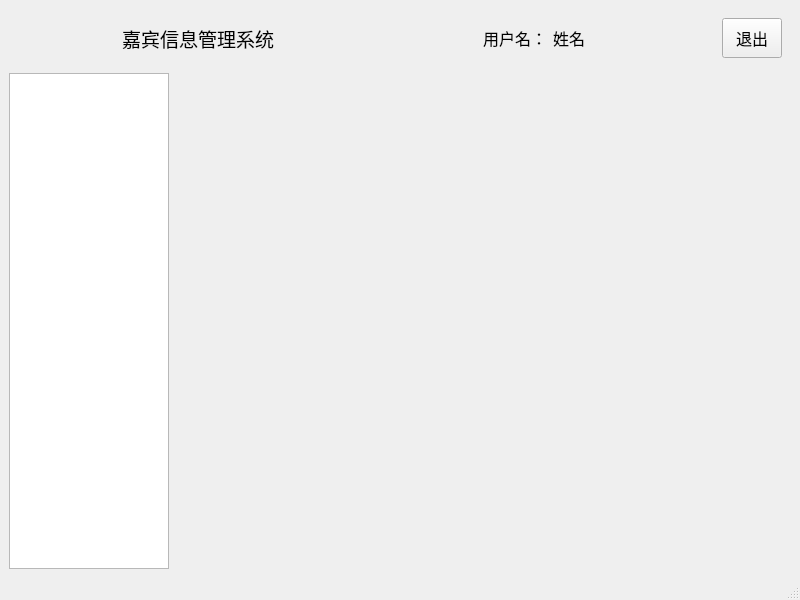
<?xml version="1.0" encoding="UTF-8"?>
<ui version="4.0">
 <class>MainWindow</class>
 <widget class="QMainWindow" name="MainWindow">
  <property name="geometry">
   <rect>
    <x>0</x>
    <y>0</y>
    <width>800</width>
    <height>600</height>
   </rect>
  </property>
  <property name="minimumSize">
   <size>
    <width>800</width>
    <height>600</height>
   </size>
  </property>
  <property name="maximumSize">
   <size>
    <width>800</width>
    <height>600</height>
   </size>
  </property>
  <property name="windowTitle">
   <string>嘉宾信息管理系统</string>
  </property>
  <property name="windowIcon">
   <iconset resource="resource.qrc">
    <normaloff>:/icon (2).png</normaloff>:/icon (2).png</iconset>
  </property>
  <property name="toolTip">
   <string>这是嘉宾信息管理界面</string>
  </property>
  <widget class="QWidget" name="centralwidget">
   <layout class="QGridLayout" name="gridLayout_2">
    <item row="1" column="0">
     <widget class="QTreeWidget" name="treeWidget">
      <property name="maximumSize">
       <size>
        <width>160</width>
        <height>16777215</height>
       </size>
      </property>
      <attribute name="headerVisible">
       <bool>false</bool>
      </attribute>
     </widget>
    </item>
    <item row="0" column="0" colspan="2">
     <widget class="QWidget" name="widget" native="true">
      <layout class="QGridLayout" name="gridLayout">
       <item row="0" column="0">
        <widget class="QLabel" name="label_2">
         <property name="minimumSize">
          <size>
           <width>360</width>
           <height>0</height>
          </size>
         </property>
         <property name="font">
          <font>
           <family>黑体</family>
           <pointsize>14</pointsize>
          </font>
         </property>
         <property name="toolTipDuration">
          <number>-2</number>
         </property>
         <property name="text">
          <string>嘉宾信息管理系统</string>
         </property>
         <property name="alignment">
          <set>Qt::AlignmentFlag::AlignCenter</set>
         </property>
        </widget>
       </item>
       <item row="0" column="1">
        <widget class="QLabel" name="label_3">
         <property name="font">
          <font>
           <family>宋体</family>
           <pointsize>12</pointsize>
          </font>
         </property>
         <property name="text">
          <string>用户名：</string>
         </property>
         <property name="alignment">
          <set>Qt::AlignmentFlag::AlignRight|Qt::AlignmentFlag::AlignTrailing|Qt::AlignmentFlag::AlignVCenter</set>
         </property>
        </widget>
       </item>
       <item row="0" column="3">
        <widget class="QPushButton" name="pushButton_exit">
         <property name="minimumSize">
          <size>
           <width>60</width>
           <height>40</height>
          </size>
         </property>
         <property name="maximumSize">
          <size>
           <width>60</width>
           <height>16777215</height>
          </size>
         </property>
         <property name="font">
          <font>
           <family>宋体</family>
           <pointsize>12</pointsize>
          </font>
         </property>
         <property name="text">
          <string>退出</string>
         </property>
        </widget>
       </item>
       <item row="0" column="2">
        <widget class="QLabel" name="label">
         <property name="font">
          <font>
           <family>宋体</family>
           <pointsize>12</pointsize>
          </font>
         </property>
         <property name="text">
          <string>姓名</string>
         </property>
         <property name="alignment">
          <set>Qt::AlignmentFlag::AlignLeading|Qt::AlignmentFlag::AlignLeft|Qt::AlignmentFlag::AlignVCenter</set>
         </property>
        </widget>
       </item>
      </layout>
     </widget>
    </item>
    <item row="1" column="1">
     <widget class="QStackedWidget" name="stackedWidget">
      <property name="currentIndex">
       <number>0</number>
      </property>
      <widget class="QWidget" name="page"/>
      <widget class="QWidget" name="page_2">
       <layout class="QGridLayout" name="gridLayout_3">
        <item row="0" column="0">
         <widget class="QCheckBox" name="checkBox">
          <property name="text">
           <string>全选</string>
          </property>
         </widget>
        </item>
        <item row="0" column="1">
         <widget class="QLineEdit" name="lineEdit"/>
        </item>
        <item row="0" column="2">
         <widget class="QPushButton" name="pushButton">
          <property name="text">
           <string>搜索</string>
          </property>
         </widget>
        </item>
        <item row="0" column="3">
         <widget class="QPushButton" name="pushButton_2">
          <property name="text">
           <string>增添</string>
          </property>
         </widget>
        </item>
        <item row="0" column="4">
         <widget class="QPushButton" name="pushButton_3">
          <property name="text">
           <string>修改</string>
          </property>
         </widget>
        </item>
        <item row="0" column="5">
         <widget class="QPushButton" name="pushButton_4">
          <property name="text">
           <string>删除</string>
          </property>
         </widget>
        </item>
        <item row="1" column="0" colspan="6">
         <widget class="QTableWidget" name="tableWidget">
          <property name="maximumSize">
           <size>
            <width>16777215</width>
            <height>400</height>
           </size>
          </property>
         </widget>
        </item>
       </layout>
      </widget>
     </widget>
    </item>
   </layout>
  </widget>
  <widget class="QMenuBar" name="menubar">
   <property name="geometry">
    <rect>
     <x>0</x>
     <y>0</y>
     <width>800</width>
     <height>21</height>
    </rect>
   </property>
  </widget>
  <widget class="QStatusBar" name="statusbar"/>
 </widget>
 <resources>
  <include location="resource.qrc"/>
 </resources>
 <connections/>
</ui>
